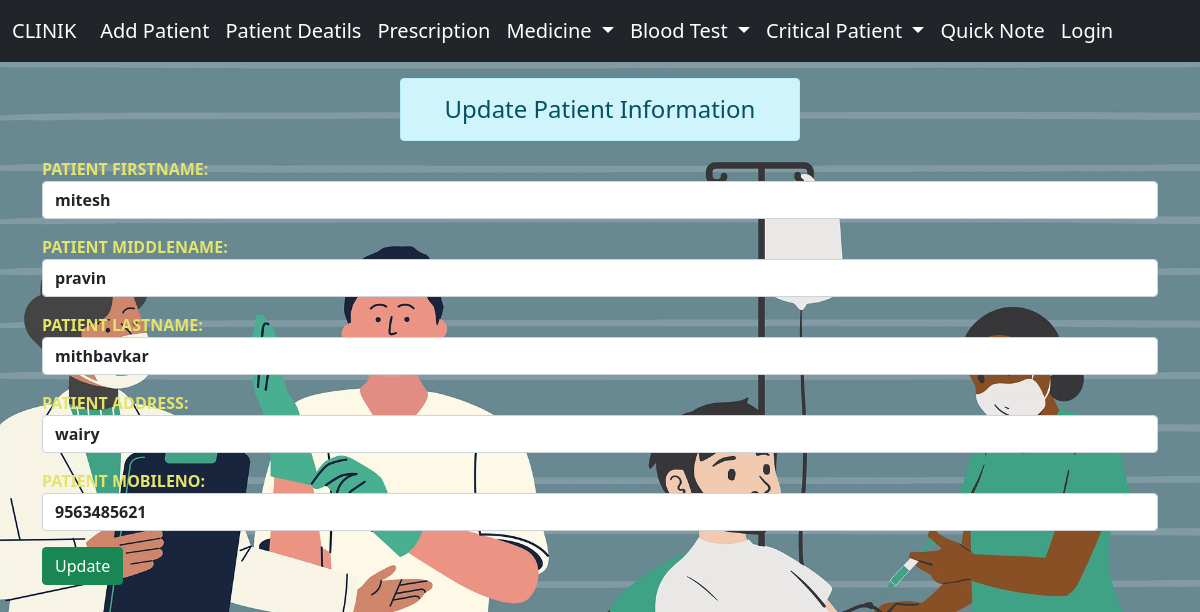
Screenshot of /clinik/pupdate23/ with the database file from the repository.
### app/models.py (models this page shows, shortened)
class patient(models.Model):
    patient_firstname=models.CharField(max_length=70)
    patient_middlename=models.CharField(max_length=70 ,default='')
    patient_lastname=models.CharField(max_length=70,default='')
    patient_address=models.CharField(max_length=70)
    patient_mobileno=models.IntegerField()
    time = models.DateField(auto_now_add=True )

### app/views.py (the view)
# urls.py: path('pupdate<int:id>/', views.pupdate,name='update'),
def pupdate(request,id):
    if request.method == 'POST':
        data=patient.objects.get(pk=id)
        fm=patientregister(request.POST,instance=data)
        if fm.is_valid():
            fm.save()
        return redirect("/clinik/patientdetails/")
    else:
        data=patient.objects.get(pk=id)
    fm=patientregister(instance=data)
    return render(request,'app/patient/updatep.html',{'form':fm})

### app/forms.py
class patientregister(forms.ModelForm):
    class Meta:
        model=patient
        fields='__all__'
        widgets={
            'patient_firstname':forms.TextInput(attrs={'class':'form-control','placeholder':'FirstName'}),
            'patient_middlename':forms.TextInput(attrs={'class':'form-control','placeholder':'MiddleName'}),
            'patient_lastname':forms.TextInput(attrs={'class':'form-control','placeholder':'LastName'}),
            'patient_address':forms.TextInput(attrs={'class':'form-control','placeholder':'Address'}),
            'patient_mobileno':forms.NumberInput(attrs={'class':'form-control','placeholder':'Mobileno' }),
        }

### app/templates/app/patient/updatep.html (shortened to what this page needs)
{% extends 'app/basic.html' %}
{% load static %}
{% block content%}
<div class="col-sm-4 offset-4">
    <h4 class="alert alert-info text-center py-3 my-3">Update Patient Information</h4>
</div>
<form action="" method="post">
    <div class="container">
            {{form.as_p}}
            <input type="submit" class=" btn btn-success" value="Update" >
        </div>
    </form>
{% endblock content%}

### app/templates/app/patient/updatep.html (style rules this page uses)
.form-control { font-weight:600; }
label { font-weight: 700; text-transform: uppercase; color: rgb(228, 228, 106); }

### app/templates/app/basic.html (style rules this page uses)
.body { background-image: url('/static/app/img/hospital.png'); background-repeat: no-repeat; background-size: cover; opacity: 1; }

### rows the page displays
patient: patient_firstname "mitesh", patient_middlename "pravin", patient_lastname "mithbavkar", patient_address "wairy", patient_mobileno "9563485621"
